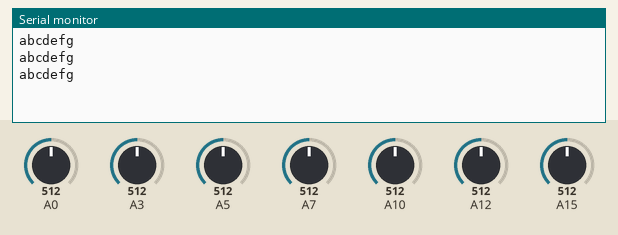
The sketch below on a simulated Arduino Mega 2560, built with avr-gcc and run on an emulated ATmega2560. Parts: the last lines printed to the serial monitor. The test bench sets the inputs (shaded band); at power-on: A0 = 512, A3 = 512, A5 = 512, A7 = 512, A10 = 512, A12 = 512, A15 = 512.

Above: at 1.3 s.
1.4 s: A0 set to 887
2.9 s: A0 set to 917
At 3.4 s:
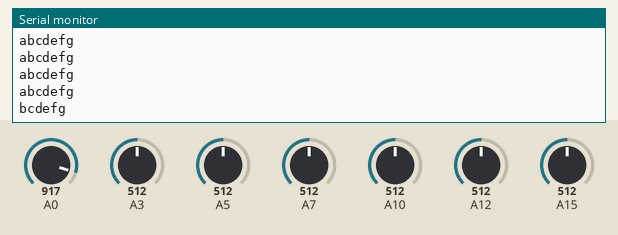
5.0 s: A3 set to 888
At 5.4 s:
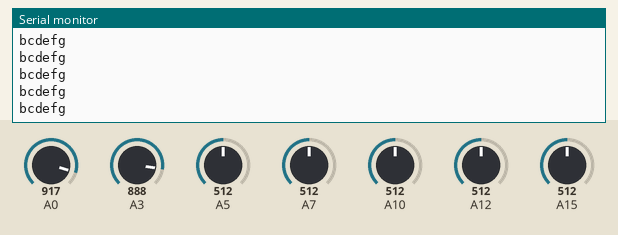
6.5 s: A3 set to 913
At 6.9 s:
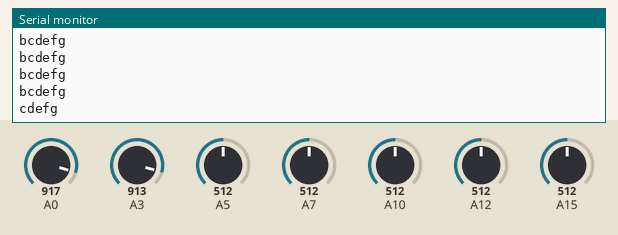
8.5 s: A5 set to 893
At 8.9 s:
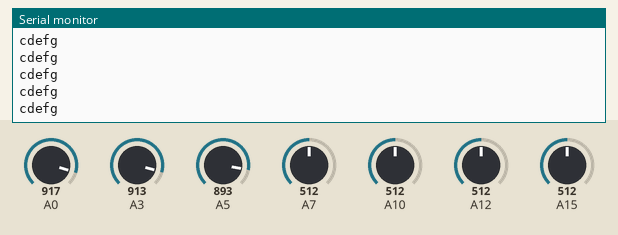
10.0 s: A5 set to 912
At 10.4 s:
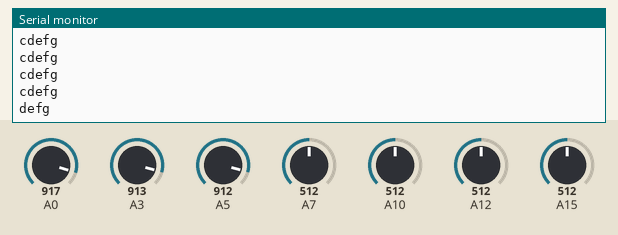

Measured:
- the behaviour switches between 899 and 900 on A0 (found by bisection; images 0 and 1)
- the behaviour switches between 899 and 900 on A3 (found by bisection; images 2 and 3)
- the behaviour switches between 899 and 900 on A5 (found by bisection; images 4 and 5)
- after the input at 2.9 s, the serial monitor: prints a new line after 0.11 s (image 1)
- after the input at 6.5 s, the serial monitor: prints a new line at once (image 3)
- after the input at 10.0 s, the serial monitor: prints a new line at once (image 5)

The sketch:

arduino.ino
```cpp
int valorcd0 = 0;
int valorcd1 = 0;
int valorcd2 = 0;
int valorcd3 = 0;
int valorcd4 = 0;
int valorcd5 = 0;
int valorcd6 = 0;

int umbral = 900;

void setup() {
  // put your setup code here, to run once:
  Serial.begin(9600);
}

void loop() {
  // put your main code here, to run repeatedly:
  valorcd0 = analogRead(A0);
  valorcd1 = analogRead(A3);
  valorcd2 = analogRead(A5);
  valorcd3 = analogRead(A7);
  valorcd4 = analogRead(A10);
  valorcd5 = analogRead(A12);
  valorcd6 = analogRead(A15);

  if(valorcd0 < umbral){
    Serial.print("a");
  }
  if(valorcd1 < umbral){
    Serial.print("b");
  }
  if(valorcd2 < umbral){
    Serial.print("c");
  }
  if(valorcd3 < umbral){
    Serial.print("d");
  }
  if(valorcd4 < umbral){
    Serial.print("e");
  }
  if(valorcd5 < umbral){
    Serial.print("f");
  }
  if(valorcd6 < umbral){
    Serial.print("g");
  }
  Serial.println(" ");
  delay(500);
}
```
